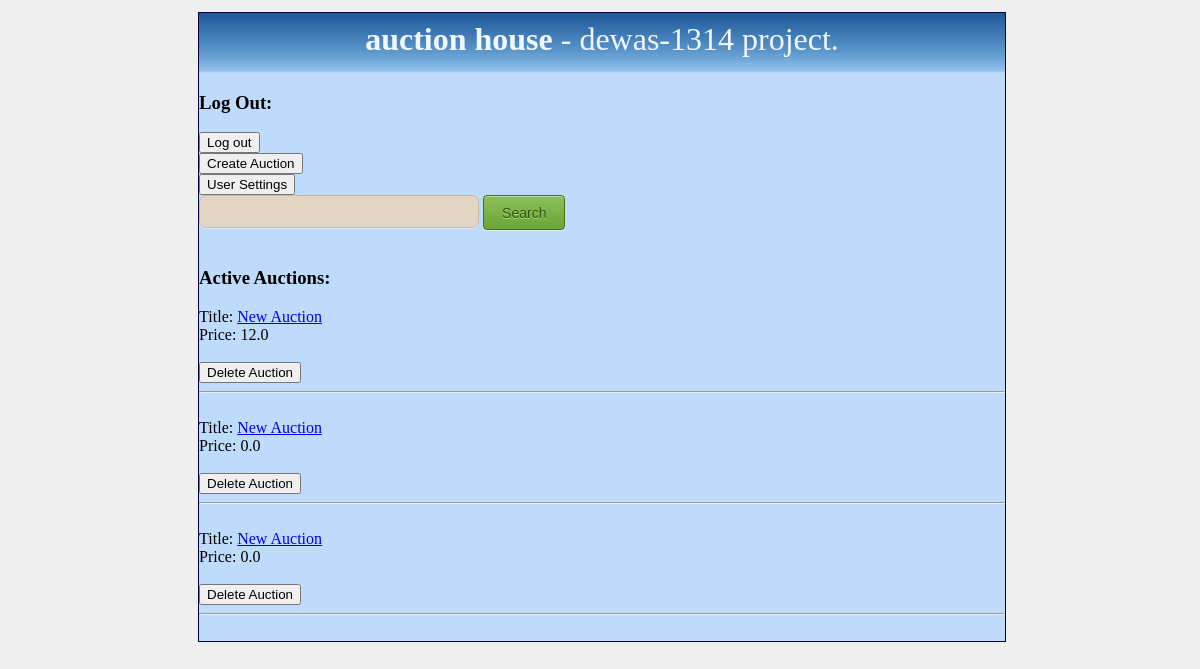
The app's page /auctionhouse/ (signed in), older data.
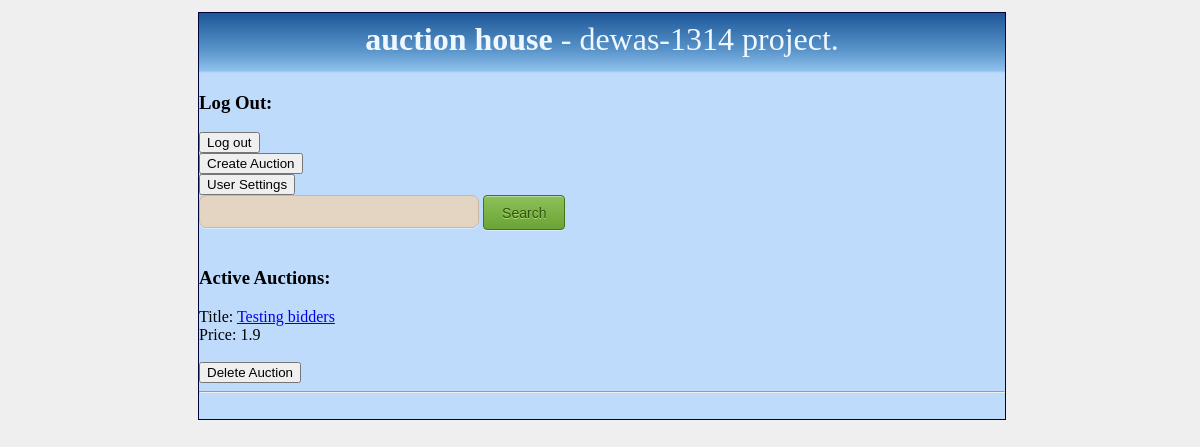
The same page, newer data.
### AuctionApp/models.py (models this page shows, shortened)
class Auction(models.Model):
    id = models.AutoField(primary_key=True)
    ownerid = models.ForeignKey(User, related_name="created")
    starttime = models.DateTimeField(default=datetime.utcnow(), blank=True)
    endtime = models.DateTimeField(default=timezone.now(), blank=True)
    title = models.CharField(max_length=30, default="New Auction")
    content = models.TextField()
    version = models.IntegerField(default=0)
    min_price = models.FloatField(default=0.00)
    is_active = models.BooleanField(default=False)
    is_locked = models.BooleanField(default=False)
    latest_bid_by = models.ForeignKey(User, related_name="bids")

### AuctionApp/views.py (the view)
def home(request):
    if request.method == "POST":
        if request.POST.get('login', ''):
            log_in(request)
        elif request.POST.get('', 'reguser'):
            return render(request, "register_user.html")
    if request.user.is_superuser:
        auctions = Auction.objects.order_by('starttime')
    else:
        auctions = Auction.objects.filter(is_active=True)
    if request.method == "GET":
        if request.GET.get('searchbutton'):
            searchvalue = request.GET['searchfield']
            if not searchvalue == "":
                auctions = Auction.objects.filter(title=searchvalue)
    if not 'loggedin' in request.session:
        request.session['loggedin'] = 0
    return render(request, "index.html", {'auctions': auctions, 'loggedin': request.session['loggedin'],
                                          'user': request.user})

### templates/index.html (shortened to what this page needs)
{% include "head.html" %}
{% include "body.html" %}
{% if loggedin == True %}
	<h3>Log Out:</h3>
	<form action="/logout/" method="post">
		<input type="submit" value="Log out">
	</form>
	<form action="/auction/" method="post">
		<input type="submit" value="Create Auction">
	</form>
	<form action="/userprofile/" method="post">
		<input type="submit" value="User Settings">
	</form>
{% endif %}
<form action="/auctionhouse/" method="get">
	<input class="form-field" type="search" name="searchfield">
	<input class="submit-button" type="submit" name="searchbutton" value="Search">
</form>
<h3>Active Auctions:</h3>
{% for i in auctions %}
	Title: <a href="/auction/{{ i.id }}/">{{ i.title }}</a><br>
	Price: {{ i.min_price }}<br><br>
	{% if user.is_superuser %}
		<form action="/deleteauction/{{ i.id }}/" method="post">
			<input type="submit" name="delauction" value="Delete Auction">
		</form>
	{% endif %}
	<hr>
	<br>
{% endfor %}
{% include "footer.html" %}

Row changes from the older to the newer data that the page shows:
removed Auction: title "New Auction", min_price "12.0"
removed Auction: title "New Auction", min_price "0.0"
removed Auction: title "New Auction", min_price "0.0"
added Auction: title "Testing bidders", min_price "1.9"
